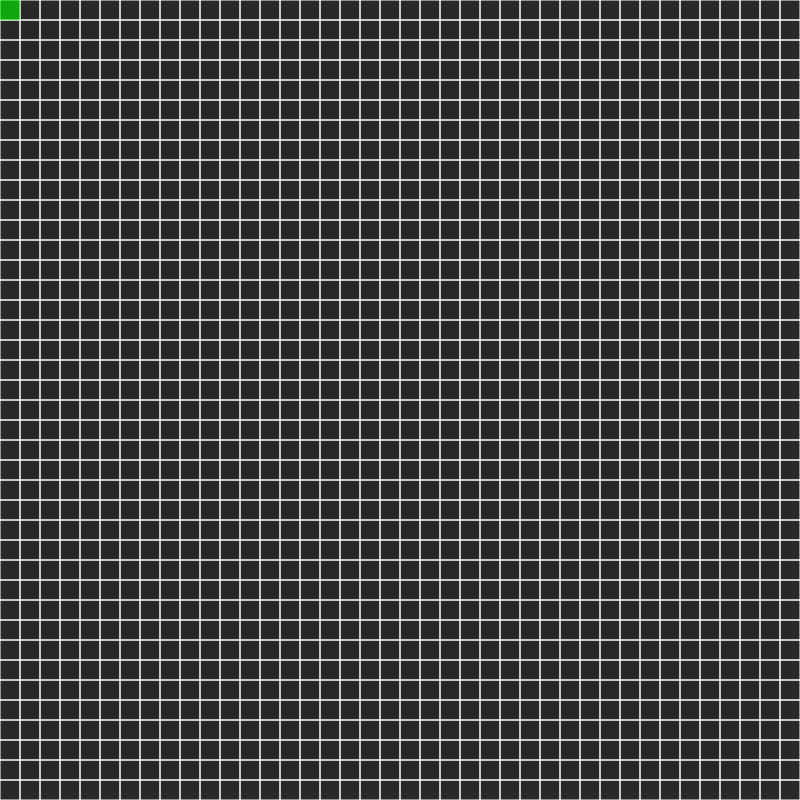
Frame 1 (no input)
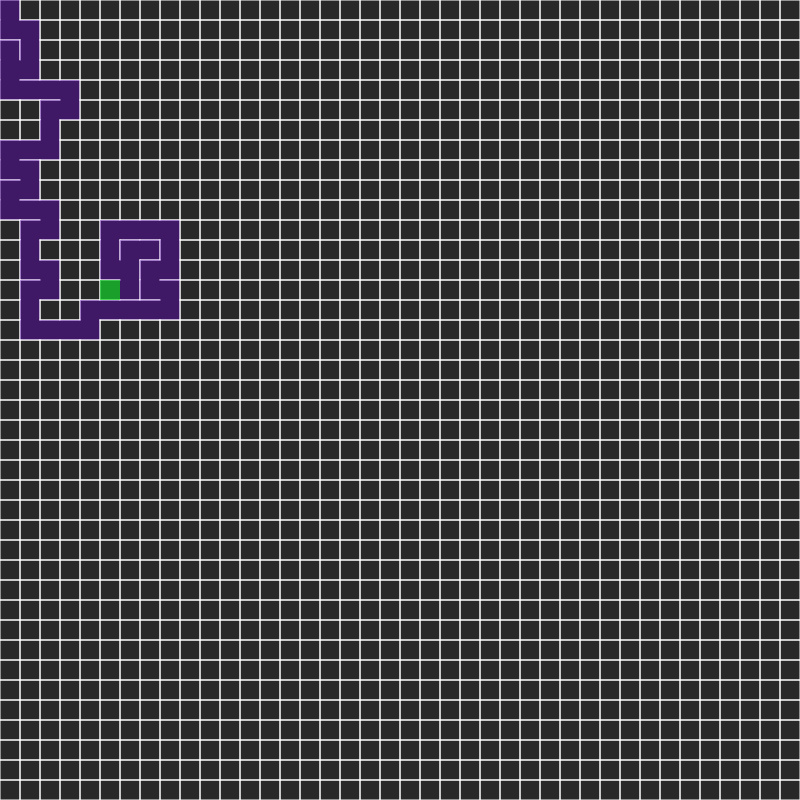
Frame 60 (no input)
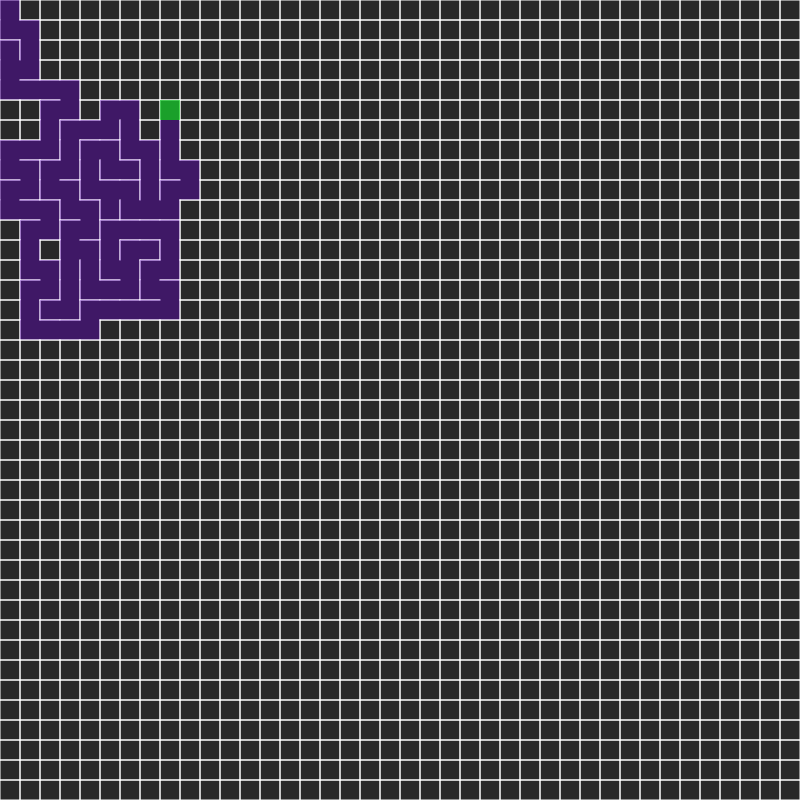
Frame 120 (the mouse pressed at the canvas centre since frame 60)

The p5.js sketch that drew these frames (run headless with seeded random() and noise() and a simulated clock; from frame 60 on, the mouse is pressed at the canvas centre):

// p5.js sketch
// ── sketch.js
let cols, rows;
var canvasHeight 
var canvasWidth 
let w = 20; // Cell size
let grid = [];
let stack = [];
let current;
let generating = true;

// Pathfinding variables
let openSet = [];
let closedSet = [];
let startPoint, endPoint;
let path = [];
let currentPath = 0;
let drawPath = [];
let solving = false;
let showingPathEnd = true

function setup() {
  canvasWidth = int(min(windowWidth * 0.8,windowHeight*0.8))
  canvasWidth = canvasWidth - canvasWidth%w
  canvasHeight = canvasWidth
  cnv = createCanvas(canvasWidth, canvasHeight);
  centerCanvas()
  cols = floor(width / w);
  rows = floor(height / w);

  // Initialize Grid
  for (let j = 0; j < rows; j++) {
    for (let i = 0; i < cols; i++) {
      grid.push(new Cell(i, j));
    }
  }
  current = grid[0];
  frameRate(30)
}

function draw() {
  background(40);

  // Render the cells
  if(generating | solving |showingPathEnd){
    for (let cell of grid) {
      cell.show();
    }
  }

  if (generating) {
    handleGeneration();
  } else if (solving) {
    handleAStar();
    drawSearchSets();
  }
  else {
    drawEndLine()
  }

  
}

// Centrer le canvas
function centerCanvas() {
    var x = (windowWidth - canvasWidth) *0.5;
    var y = (windowHeight - canvasHeight) *0.5;
    cnv.position(x, y);
}

function handleGeneration() {
  current.visited = true;
  current.highlight(color(0, 255, 0, 150));
  
  let next = current.checkNeighbors();
  if (next) {
    next.visited = true;
    stack.push(current);
    removeWalls(current, next);
    current = next;
  } else if (stack.length > 0) {
    current = stack.pop();
  } else {
    generating = false;
    startSolving();
  }
}

function startSolving() {
  startPoint = grid[0];
  endPoint = grid[grid.length - 1];
  
  openSet.push(startPoint);
  solving = true;
  

  for (let cell of grid) {
    cell.f = 0; cell.g = 0; cell.h = 0;
    cell.previous = undefined;
  }
}

function handleAStar() {
  if (openSet.length > 0) {
    let winner = 0;
    for (let i = 0; i < openSet.length; i++) {
      if (openSet[i].f < openSet[winner].f) winner = i;
    }
    let currentSolver = openSet[winner];

    if (currentSolver === endPoint) {
      console.log("DONE!");
      solving = false;
    }

    openSet.splice(winner, 1);
    closedSet.push(currentSolver);

    let neighbors = currentSolver.getValidNeighbors();
    for (let neighbor of neighbors) {
      if (!closedSet.includes(neighbor)) {
        let tempG = currentSolver.g + 1;
        let newPath = false;

        if (openSet.includes(neighbor)) {
          if (tempG < neighbor.g) {
            neighbor.g = tempG;
            newPath = true;
          }
        } else {
          neighbor.g = tempG;
          newPath = true;
          openSet.push(neighbor);
        }

        if (newPath) {
          neighbor.h = dist(neighbor.i, neighbor.j, endPoint.i, endPoint.j);
          neighbor.f = neighbor.g + neighbor.h;
          neighbor.previous = currentSolver;
        }
      }
    }

    // Reconstruct Path
    path = [];
    let temp = currentSolver;
    path.push(temp);
    while (temp.previous) {
      path.push(temp.previous);
      temp = temp.previous;
    }
  }
}


function index(i, j) {
  if (i < 0 || j < 0 || i > cols - 1 || j > rows - 1) return -1;
  return i + j * cols;
}

function removeWalls(a, b) { // T,R,B,L
  let x = a.i - b.i;
  if (x === 1) { a.walls[3] = false; b.walls[1] = false; }
  else if (x === -1) { a.walls[1] = false; b.walls[3] = false; }
  let y = a.j - b.j;
  if (y === 1) { a.walls[0] = false; b.walls[2] = false; }
  else if (y === -1) { a.walls[2] = false; b.walls[0] = false; }
}

function drawSearchSets() {
  for (let cell of closedSet) cell.highlight(color(255, 0, 0, 50));
  for (let cell of openSet) cell.highlight(color(0, 255, 0, 50));
  
  noFill();
  stroke(45, 197, 244);
  // stroke(255, 215, 0);
  strokeWeight(w / 3);
  beginShape();
  for (let p of path) vertex(p.i * w + w / 2, p.j * w + w / 2);
  endShape();
}

function drawEndLine(){
  noFill();
  strokeWeight(w / 3);
  // stroke(255, 0, 15);
  stroke(255, 215, 0);
  // stroke(45, 197, 244);
  beginShape();
  if (currentPath<path.length) {
    drawPath.push(path[currentPath])
    currentPath++
  }
  else {
    showingPathEnd =false
  }
  for (let p of drawPath) vertex(p.i * w + w / 2, p.j * w + w / 2);
  endShape();
  
}


class Cell {
  constructor(i, j) {
    this.i = i;
    this.j = j;
    this.walls = [true, true, true, true]; // T, R, B, L
    this.visited = false;
  }

  show() {
    let x = this.i * w;
    let y = this.j * w;
    stroke(255);
    strokeWeight(1);
    if (this.walls[0]) line(x, y, x + w, y);
    if (this.walls[1]) line(x + w, y, x + w, y + w);
    if (this.walls[2]) line(x + w, y + w, x, y + w);
    if (this.walls[3]) line(x, y + w, x, y);
    if (this.visited && generating) {
      noStroke();
      fill(100, 0, 200, 100);
      rect(x, y, w, w);
    }
  }

  highlight(c) {
    noStroke();
    fill(c);
    rect(this.i * w, this.j * w, w, w);
  }

  checkNeighbors() {
    let neighbors = [];
    let top = grid[index(this.i, this.j - 1)];
    let right = grid[index(this.i + 1, this.j)];
    let bottom = grid[index(this.i, this.j + 1)];
    let left = grid[index(this.i - 1, this.j)];

    if (top && !top.visited) neighbors.push(top);
    if (right && !right.visited) neighbors.push(right);
    if (bottom && !bottom.visited) neighbors.push(bottom);
    if (left && !left.visited) neighbors.push(left);

    return neighbors.length > 0 ? random(neighbors) : undefined;
  }

  getValidNeighbors() {
    let neighbors = [];
    let top = grid[index(this.i, this.j - 1)];
    let right = grid[index(this.i + 1, this.j)];
    let bottom = grid[index(this.i, this.j + 1)];
    let left = grid[index(this.i - 1, this.j)];

    if (top && !this.walls[0]) neighbors.push(top);
    if (right && !this.walls[1]) neighbors.push(right);
    if (bottom && !this.walls[2]) neighbors.push(bottom);
    if (left && !this.walls[3]) neighbors.push(left);
    return neighbors;
  }
}
